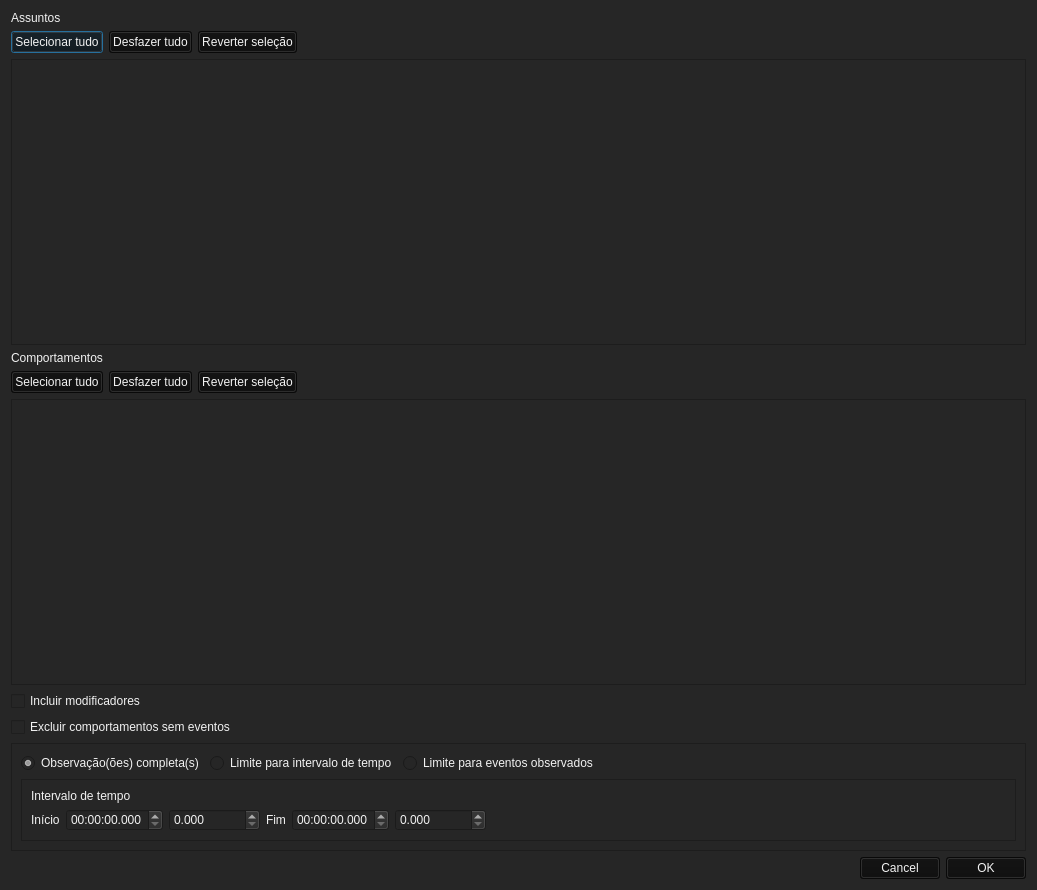
<?xml version="1.0" encoding="UTF-8"?>
<ui version="4.0">
 <class>Dialog</class>
 <widget class="QDialog" name="Dialog">
  <property name="geometry">
   <rect>
    <x>0</x>
    <y>0</y>
    <width>1037</width>
    <height>890</height>
   </rect>
  </property>
  <property name="windowTitle">
   <string>Parametros</string>
  </property>
  <property name="windowIcon">
   <iconset>
    <normaloff>logo.png</normaloff>logo.png</iconset>
  </property>
  <property name="styleSheet">
   <string notr="true">color: rgb(242, 242, 242);
background-color: rgb(38, 38, 38);</string>
  </property>
  <layout class="QVBoxLayout" name="verticalLayout_4">
   <item>
    <widget class="QLabel" name="lbSubjects">
     <property name="text">
      <string>Assuntos</string>
     </property>
    </widget>
   </item>
   <item>
    <layout class="QHBoxLayout" name="horizontalLayout_3">
     <item>
      <widget class="QPushButton" name="pbSelectAllSubjects">
       <property name="styleSheet">
        <string notr="true">background-color: rgb(13, 13, 13);</string>
       </property>
       <property name="text">
        <string>Selecionar tudo</string>
       </property>
      </widget>
     </item>
     <item>
      <widget class="QPushButton" name="pbUnselectAllSubjects">
       <property name="styleSheet">
        <string notr="true">background-color: rgb(13, 13, 13);</string>
       </property>
       <property name="text">
        <string>Desfazer tudo</string>
       </property>
      </widget>
     </item>
     <item>
      <widget class="QPushButton" name="pbReverseSubjectsSelection">
       <property name="styleSheet">
        <string notr="true">background-color: rgb(13, 13, 13);</string>
       </property>
       <property name="text">
        <string>Reverter seleção</string>
       </property>
      </widget>
     </item>
     <item>
      <spacer name="horizontalSpacer_4">
       <property name="orientation">
        <enum>Qt::Horizontal</enum>
       </property>
       <property name="sizeHint" stdset="0">
        <size>
         <width>40</width>
         <height>20</height>
        </size>
       </property>
      </spacer>
     </item>
    </layout>
   </item>
   <item>
    <widget class="QListWidget" name="lwSubjects">
     <property name="styleSheet">
      <string notr="true">QListWidget::item {
    background-color: rgb(38, 38, 38);
	color: rgb(242, 242, 242);
	border-color: rgb(242, 242, 242);
}
QListWidget::item:selected {
	background-color: rgb(89, 89, 89);
	color: rgb(242, 242, 242);
 }</string>
     </property>
    </widget>
   </item>
   <item>
    <widget class="QLabel" name="lbBehaviors">
     <property name="text">
      <string>Comportamentos</string>
     </property>
    </widget>
   </item>
   <item>
    <layout class="QHBoxLayout" name="horizontalLayout_4">
     <item>
      <widget class="QPushButton" name="pbSelectAllBehaviors">
       <property name="styleSheet">
        <string notr="true">background-color: rgb(13, 13, 13);</string>
       </property>
       <property name="text">
        <string>Selecionar tudo</string>
       </property>
      </widget>
     </item>
     <item>
      <widget class="QPushButton" name="pbUnselectAllBehaviors">
       <property name="styleSheet">
        <string notr="true">background-color: rgb(13, 13, 13);</string>
       </property>
       <property name="text">
        <string>Desfazer tudo</string>
       </property>
      </widget>
     </item>
     <item>
      <widget class="QPushButton" name="pbReverseBehaviorsSelection">
       <property name="styleSheet">
        <string notr="true">background-color: rgb(13, 13, 13);</string>
       </property>
       <property name="text">
        <string>Reverter seleção</string>
       </property>
      </widget>
     </item>
     <item>
      <spacer name="horizontalSpacer_5">
       <property name="orientation">
        <enum>Qt::Horizontal</enum>
       </property>
       <property name="sizeHint" stdset="0">
        <size>
         <width>40</width>
         <height>20</height>
        </size>
       </property>
      </spacer>
     </item>
    </layout>
   </item>
   <item>
    <widget class="QListWidget" name="lwBehaviors">
     <property name="styleSheet">
      <string notr="true">QListWidget::item {
    background-color: rgb(38, 38, 38);
	color: rgb(242, 242, 242);
	border-color: rgb(242, 242, 242);
}
QListWidget::item:selected {
	background-color: rgb(89, 89, 89);
	color: rgb(242, 242, 242);
 }</string>
     </property>
    </widget>
   </item>
   <item>
    <widget class="QCheckBox" name="cbIncludeModifiers">
     <property name="text">
      <string>Incluir modificadores</string>
     </property>
    </widget>
   </item>
   <item>
    <widget class="QCheckBox" name="cbExcludeBehaviors">
     <property name="text">
      <string>Excluir comportamentos sem eventos</string>
     </property>
    </widget>
   </item>
   <item>
    <widget class="QFrame" name="frm_time">
     <property name="frameShape">
      <enum>QFrame::StyledPanel</enum>
     </property>
     <property name="frameShadow">
      <enum>QFrame::Raised</enum>
     </property>
     <layout class="QVBoxLayout" name="verticalLayout_3">
      <item>
       <layout class="QHBoxLayout" name="horizontalLayout_5">
        <item>
         <widget class="QRadioButton" name="rb_full">
          <property name="text">
           <string>Observação(ões) completa(s)</string>
          </property>
          <property name="checked">
           <bool>true</bool>
          </property>
         </widget>
        </item>
        <item>
         <widget class="QRadioButton" name="rb_interval">
          <property name="text">
           <string>Limite para intervalo de tempo</string>
          </property>
         </widget>
        </item>
        <item>
         <widget class="QRadioButton" name="rb_limit">
          <property name="text">
           <string>Limite para eventos observados</string>
          </property>
         </widget>
        </item>
        <item>
         <spacer name="horizontalSpacer_3">
          <property name="orientation">
           <enum>Qt::Horizontal</enum>
          </property>
          <property name="sizeHint" stdset="0">
           <size>
            <width>40</width>
            <height>20</height>
           </size>
          </property>
         </spacer>
        </item>
       </layout>
      </item>
      <item>
       <widget class="QFrame" name="frm_time_interval">
        <property name="frameShape">
         <enum>QFrame::StyledPanel</enum>
        </property>
        <property name="frameShadow">
         <enum>QFrame::Raised</enum>
        </property>
        <layout class="QVBoxLayout" name="verticalLayout_2">
         <item>
          <layout class="QVBoxLayout" name="verticalLayout">
           <item>
            <widget class="QLabel" name="label">
             <property name="text">
              <string>Intervalo de tempo</string>
             </property>
            </widget>
           </item>
           <item>
            <layout class="QHBoxLayout" name="horizontalLayout">
             <item>
              <widget class="QLabel" name="lbStartTime">
               <property name="text">
                <string>Início</string>
               </property>
              </widget>
             </item>
             <item>
              <widget class="QTimeEdit" name="teStartTime">
               <property name="displayFormat">
                <string>hh:mm:ss.zzz</string>
               </property>
              </widget>
             </item>
             <item>
              <widget class="QDoubleSpinBox" name="dsbStartTime">
               <property name="decimals">
                <number>3</number>
               </property>
               <property name="maximum">
                <double>1000000.000000000000000</double>
               </property>
              </widget>
             </item>
             <item>
              <widget class="QLabel" name="lbEndTime">
               <property name="text">
                <string>Fim</string>
               </property>
              </widget>
             </item>
             <item>
              <widget class="QTimeEdit" name="teEndTime">
               <property name="displayFormat">
                <string>hh:mm:ss.zzz</string>
               </property>
              </widget>
             </item>
             <item>
              <widget class="QDoubleSpinBox" name="dsbEndTime">
               <property name="decimals">
                <number>3</number>
               </property>
               <property name="maximum">
                <double>1000000.000000000000000</double>
               </property>
              </widget>
             </item>
             <item>
              <spacer name="horizontalSpacer_2">
               <property name="orientation">
                <enum>Qt::Horizontal</enum>
               </property>
               <property name="sizeHint" stdset="0">
                <size>
                 <width>40</width>
                 <height>20</height>
                </size>
               </property>
              </spacer>
             </item>
            </layout>
           </item>
          </layout>
         </item>
        </layout>
       </widget>
      </item>
     </layout>
    </widget>
   </item>
   <item>
    <layout class="QHBoxLayout" name="horizontalLayout_2">
     <item>
      <spacer name="horizontalSpacer">
       <property name="orientation">
        <enum>Qt::Horizontal</enum>
       </property>
       <property name="sizeHint" stdset="0">
        <size>
         <width>40</width>
         <height>20</height>
        </size>
       </property>
      </spacer>
     </item>
     <item>
      <widget class="QPushButton" name="pbCancel">
       <property name="styleSheet">
        <string notr="true">background-color: rgb(13, 13, 13);</string>
       </property>
       <property name="text">
        <string>Cancel</string>
       </property>
      </widget>
     </item>
     <item>
      <widget class="QPushButton" name="pbOK">
       <property name="styleSheet">
        <string notr="true">background-color: rgb(13, 13, 13);</string>
       </property>
       <property name="text">
        <string>OK</string>
       </property>
      </widget>
     </item>
    </layout>
   </item>
  </layout>
 </widget>
 <resources/>
 <connections/>
</ui>
